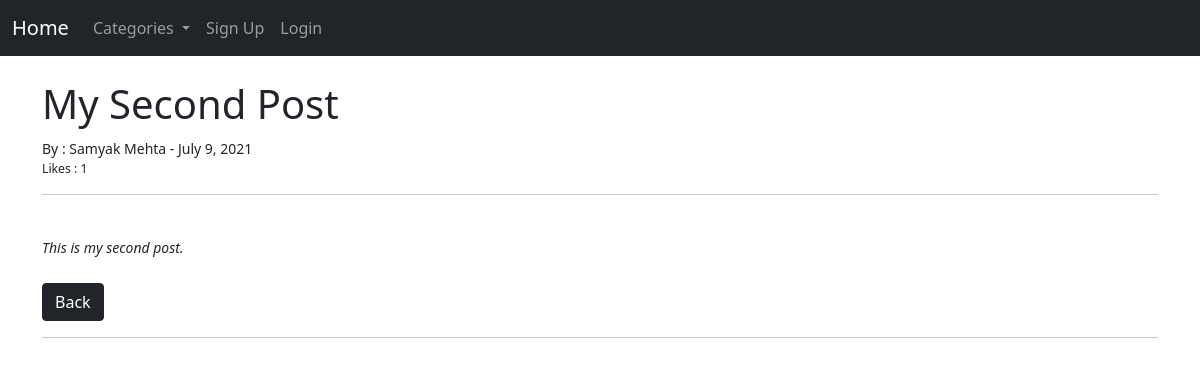
Page /Blog/2 on the committed database.
### WebBlogApp/models.py (models this page shows, shortened)
class Post(models.Model):
    title = models.CharField(max_length=255)
    title_tag = models.CharField(max_length=255)
    author = models.ForeignKey(User, on_delete=models.CASCADE)
    body = RichTextField(blank=True, null=True)
    date = models.DateField(auto_now_add=True)
    category = models.CharField(max_length=255, default = 'miscellaneous')
    likes = models.ManyToManyField(User, related_name="blog")
    def total_likes(self):
        return self.likes.count()

### WebBlogApp/views.py (the view)
# urls.py: path('Blog/<int:pk>', BlogDetailView.as_view(),name="blog_detail"),
class BlogDetailView(DetailView):
    model = Post
    template_name = 'blog_detail.html'
    def get_context_data(self, *args, **kwargs):
        blog_likes = get_object_or_404(Post, id = self.kwargs['pk'])
        total_likes = blog_likes.total_likes()
        cat_menu = Category.objects.all()
        liked = False
        if blog_likes.likes.filter(id=self.request.user.id).exists():
            liked=True
        context = super(BlogDetailView, self).get_context_data(*args, **kwargs)
        context["cat_menu"]=cat_menu
        context["total_likes"] = total_likes
        context["liked"] = liked
        return context

### WebBlogApp/models.py (called while the page is built)
    def __str__(self):
        return self.name

### WebBlogApp/templates/blog_detail.html (shortened to what this page needs)
{% extends 'base.html' %}
{% block content %}
<h1>{{post.title}}</h1>
<small>By : {{post.author.first_name}} {{post.author.last_name}} - {{ post.date }} <br/>
   <small><p>Likes : {{total_likes}}</p></small>
<hr>
<br/>
{{ post.body|safe }}
<br/>
<br/>
<a href="{% url 'home' %}" class="btn btn-dark">Back</a>
<br/>
<hr>
<br/>
{% endblock %}

### rows in the picture
Post: title "My Second Post", author.first_name "Samyak", author.last_name "Mehta", date "July 9, 2021", body "This is my second post."

### other values in the picture
{{ total_likes }} "1"
